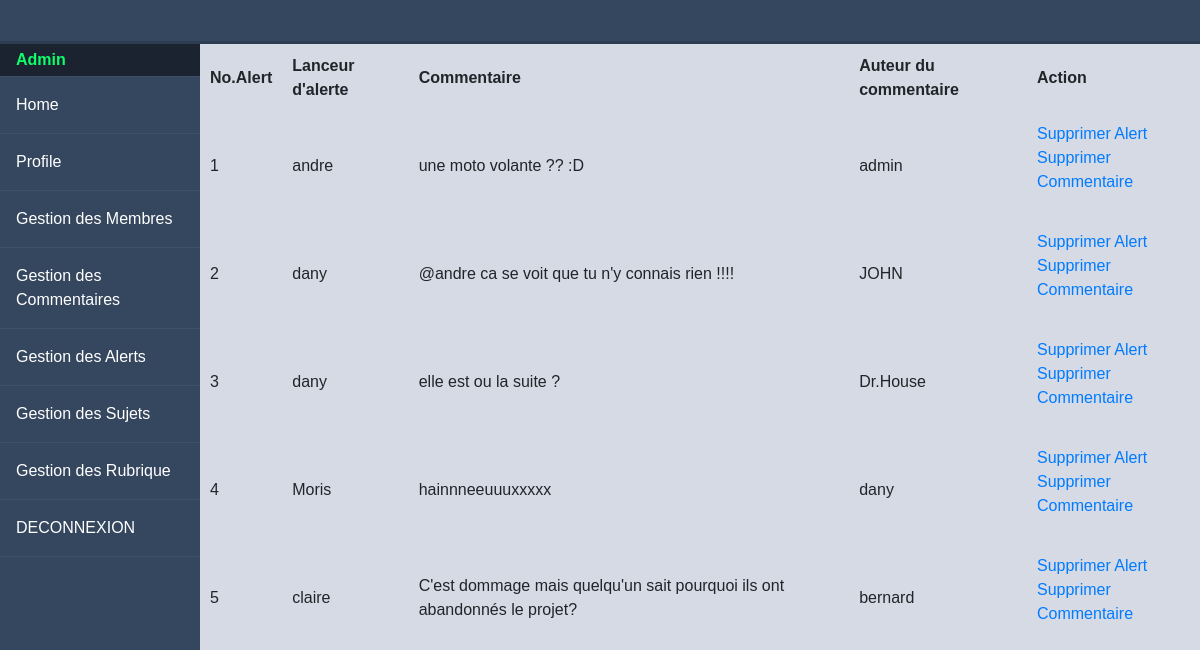
/index.php?action=listAlerts (signed in), run on the app's committed database.
### tables this page shows
CREATE TABLE IF NOT EXISTS `users` (
  `id` int(11) NOT NULL AUTO_INCREMENT,
  `pseudo` varchar(255) NOT NULL,
  `pass` varchar(255) NOT NULL,
  `mail` varchar(255) NOT NULL,
  `droitUser` tinyint(1) DEFAULT '0',
  PRIMARY KEY (`id`)
);

### App/controller/controllerFront.php (called while the page is built, shortened)
<?php
class ControllerFront{
function golistAlerts()
{
    $alertManager = new AlertManager();
    $allAlerts = $alertManager->modelListAlerts();
    require('App/view/alerts/listAlerts.php');
}
}

### App/model/AlertManager.php (called while the page is built, shortened)
<?php
class AlertManager extends Manager
{
	function modelListAlerts()
	{
		$db = $this->dbConnect();
		$req = $db->query('SELECT idc, id_auteur, id_sujet, alert, comment, pseudo_alert, users.pseudo
    FROM ( SELECT comments.id as idc, comments.id_auteur as id_auteur, comments.id_sujet as id_sujet,
     comments.alert as alert, comments.comment as comment, users.pseudo as pseudo_alert
        FROM comments, users
        WHERE users.id = comments.alert )
     AS table_signal, users as users
    where table_signal.id_auteur = users.id
    ');
		return $req;
	}
}

### App/view/alerts/listAlerts.php (the view, shortened to what this page needs)
<div class="main-content">
		<div class="table-box">
			<table cellpadding="10">
				<tr>
					<th>No.Alert</th>
					<th>Lanceur d'alerte</th>
					<th>Commentaire</th>
					<th>Auteur du commentaire</th>
					<th>Action</th>
				</tr>
				<?php
				$i = 1;
				while ($data = $allAlerts->fetch()) {
				?>
					<tr>
						<td><?= $i++; ?></td>
						<td><?= $data['pseudo'] ?></td>
						<td><?= $data['comment'] ?></td>
						<td><?= $data['pseudo_alert'] ?></td>
						<td>
							<p> <a href="index.php?action=goDeleteAlert&id=<?= $data['idc'] ?>">Supprimer Alert </a><br>
								<a href="index.php?action=goDeleteComment&id=<?= $data['idc'] ?>">Supprimer Commentaire </a>
							</p>
						</td>
					</tr>
				<?php
				}
				?>
			</table>
		</div>
	</div>
<?php require('App/view/templates/templateHome.php'); ?>

### App/public/css/style.css (style rules this page uses)
* { box-sizing: border-box; }
body { margin: 0; padding: 0; font-family: "Source Sans Pro", sans-serif; background-color: #d5dae5; -webkit-font-smoothing: antialiased; -moz-osx-font-smoothing: grayscale; }
.main-content { padding: 40px; margin-top: 0; padding: 0; padding-top: 44px; height: 100%; overflow-y: scroll; }
@media screen and (min-width: 600px) { .main-content { margin-left: 70px; } }
@media screen and (min-width: 800px) { .main-content { margin-left: 200px; } }
::placeholder { color: black; }

### data on the page
users: pseudo "andre", comment "une moto volante ?? :D", pseudo_alert "admin"
users: pseudo "dany", comment "@andre ca se voit que tu n'y connais rien !!!!", pseudo_alert "JOHN", comment "elle est ou la suite ?", pseudo_alert "Dr.House"
users: pseudo "Moris", comment "hainnneeuuuxxxxx", pseudo_alert "dany"
users: pseudo "claire", comment "C'est dommage mais quelqu'un sait pourquoi ils ont abandonnés le projet?", pseudo_alert "bernard"

### other printed values
$_SESSION['membre'] "Admin"
